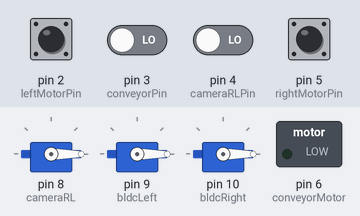
Recording of a sketch running on a simulated Arduino Uno, built with avr-gcc and run on an emulated ATmega328P. On the bench: 3 × servo, switched loads named in the sketch (green lamp = pin HIGH). Inputs (shaded band) come from the test bench; at power-on: pin 2 (leftMotorPin), pin 3 (conveyorPin), pin 4 (cameraRLPin), pin 5 (rightMotorPin) LOW.

Above: at 1.2 s.
1.3 s: pin 2 (leftMotorPin) pulled HIGH for 0.15 s
At 1.76 s:
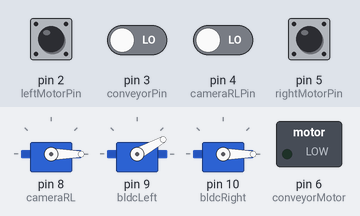
4.3 s: pin 4 (cameraRLPin) driven HIGH
At 4.8 s:
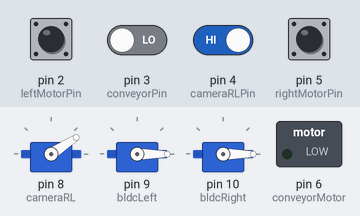
7.3 s: pin 3 (conveyorPin) driven HIGH
At 7.54 s:
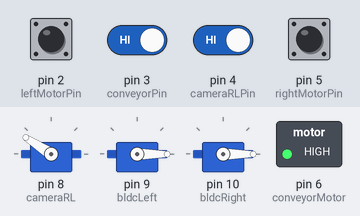
10.3 s: pin 5 (rightMotorPin) pulled HIGH for 0.15 s
At 10.58 s:
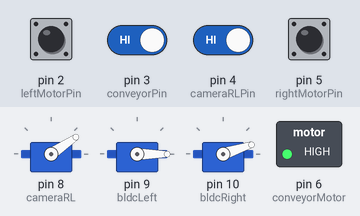
13.3 s: pin 2 (leftMotorPin) pulled HIGH for 1 s
At 13.6 s:
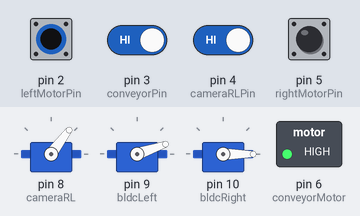
16.3 s: pin 5 (rightMotorPin) pulled HIGH for 1 s
At 16.62 s:
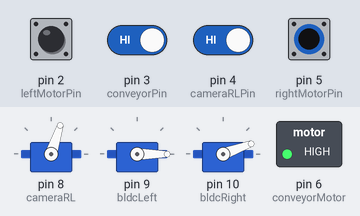
Timing chart, 0 to 22.2 s (numbered marks = the images above; inputs shaded):
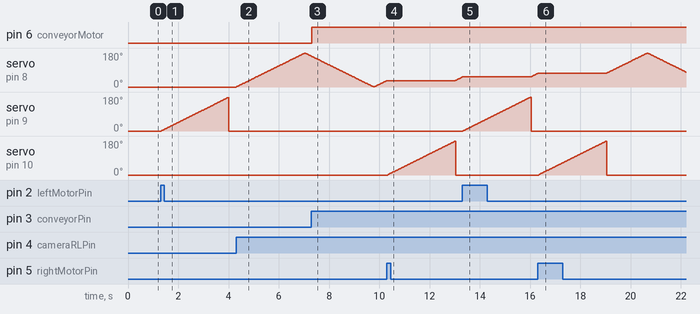

The sketch:

Knob.ino
```cpp
#include <Servo.h>                   // To control 2 servo motors for camera angle and ESC for bldc motors
#define leftMotorPin 2                  // pin assignment
#define conveyorPin 3
#define cameraRLPin 4
#define rightMotorPin 5
#define conveyorMotor 6


Servo cameraRL,bldcLeft,bldcRight;   // Creating servo objects
int countRL = 0;                       // counters and checkers for sweep control of camera angle motors
int check2=0;
int speed1,speed2 = 0;                               // Speed for bldc motor

void setup() {                                          //Setting up the pins to get a desired op
  cameraRL.attach(8);
  bldcLeft.attach(9);
  bldcRight.attach(10);
  cameraRL.write(0);
  bldcLeft.write(0);
  bldcRight.write(0);
  pinMode(conveyorMotor,OUTPUT);
}

void loop() {

if(digitalRead(conveyorPin) == HIGH)  // The conveyor motor turns on only if either of the BLDC motor is ON (or) else we have to assign a seperate button for it which is not possible as we have only 4 channels in RF transmission (or) keep it always ON
  digitalWrite(conveyorMotor,HIGH);
else
  digitalWrite(conveyorMotor,LOW);


if(digitalRead(cameraRLPin) == HIGH)        // As the camera's Horizontal angle control buttons are pressed the camera's angle sweeps left and right
  {
    if(countRL == 0)
      check2 = 1;

    if(countRL == 180)
     check2 = 0;

    if(check2 == 1)
    cameraRL.write(++countRL);

    if(check2 == 0)
     cameraRL.write(--countRL);
     delay(15);
  }

    if(digitalRead(leftMotorPin) == HIGH)
    {
      if(speed1 != 180){
         for (speed1 = 0;speed1<180 ; speed1++)  {       // for loop ensures that the BLDC motors speed up smoothly
           bldcLeft.write(speed1);
            delay(15);
         }
        }
       else
      bldcLeft.write(speed1);

    }
    else
    {
      speed1 = 0;
      bldcLeft.write(speed1);
    }


    if(digitalRead(rightMotorPin) == HIGH)
    {
      if(speed2 != 180){
      for (speed2 = 0;speed2<180 ; speed2++){          // for loop ensures that the BLDC motors speed up smoothly
         bldcRight.write(speed2);
         delay(15);
            }
        }
      else
       bldcRight.write(speed2);
    }
    else
    {
      speed2 = 0;
      bldcRight.write(speed2);
    }
}
```

Measured:
- after the input at 1.3 s, servo on pin 9 (bldcLeft): rises from 0° to 179° in 2.7 s, then falls to 0° in 0.02 s
- after the input at 4.3 s, servo on pin 8 (cameraRL): rises from 0° to 179° in 2.7 s, then falls to 163° in 0.27 s
- after the input at 7.3 s, pin 6 (conveyorMotor): LOW → HIGH at once
- after the input at 10.3 s, servo on pin 10 (bldcRight): rises from 0° to 179° in 2.7 s, then falls to 0° in 0.03 s
- after the input at 13.3 s, servo on pin 9 (bldcLeft): rises from 0° to 179° in 2.7 s, then falls to 0° in 0.03 s
- after the input at 16.3 s, servo on pin 10 (bldcRight): rises from 0° to 179° in 2.7 s, then falls to 0° in 0.03 s
